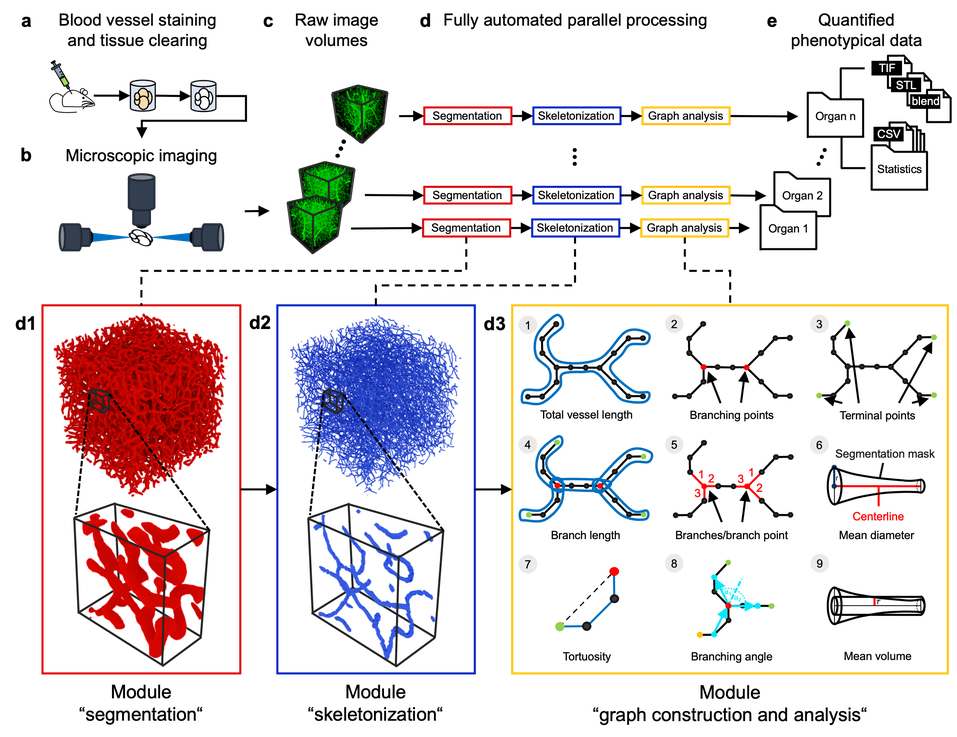
#> input picture imgs/VesselExpress.png, 957 x 737 px, shrunk from 2351 x 1810 before the run
$ python threshold2D.py -i imgs/VesselExpress.png
#> lines starting #> are read from the running program, lines starting #| are printed output that depends on the picture; after the words box and inside, x2 and y2 are one past the last pixel; in counts of white or black regions, pixels touching at a corner belong together
import time
import tifffile
from skimage.filters import threshold_li, frangi, threshold_local
from skimage.morphology import binary_closing, disk, remove_small_objects
from skimage.restoration import denoise_tv_chambolle
import os
import argparse
import matplotlib.pyplot as plt
from skimage import color
import numpy as np

if __name__ == '__main__':
    programStart = time.time()

    parser = argparse.ArgumentParser(description='Computes Li Thresholding on image file of type .jpg')
    parser.add_argument('-i', type=str, help='input jpg image file to process')
    parser.add_argument('-ball_radius', type=int, default=3,
                        help='radius of ball structuring element for morphological closing')
    parser.add_argument('-artifact_size', type=int, default=5,
                        help='size of artifacts to be removed from the binary mask')
    parser.add_argument('-sigma_min', type=float, default=1, help='Frangi sigma_min parameter')
    parser.add_argument('-sigma_max', type=float, default=10, help='Frangi sigma_max parameter')
    parser.add_argument('-sigma_steps', type=float, default=2, help='Frangi sigma_steps parameter')
    parser.add_argument('-alpha', type=float, default=0.5, help='Frangi alpha parameter')
    parser.add_argument('-beta', type=float, default=0.5, help='Frangi beta parameter')
    parser.add_argument('-gamma', type=float, default=15, help='Frangi gamma parameter')
    parser.add_argument('-block_size', type=int, default=137, help='block size for local thrsholding')
    parser.add_argument('-denoise', type=int, default=1, help='set to 1 for prior denoising of image')
    args = parser.parse_args()

    img = plt.imread(args.i)
#> img is the input picture: shape (737, 957, 4) float32; mean R, G, B, A 0.419, 0.39, 0.399, 0.514
    input_file = os.path.abspath(args.i).replace('\\', '/')
    output_dir = os.path.dirname(input_file)

    img = color.rgb2gray(img)
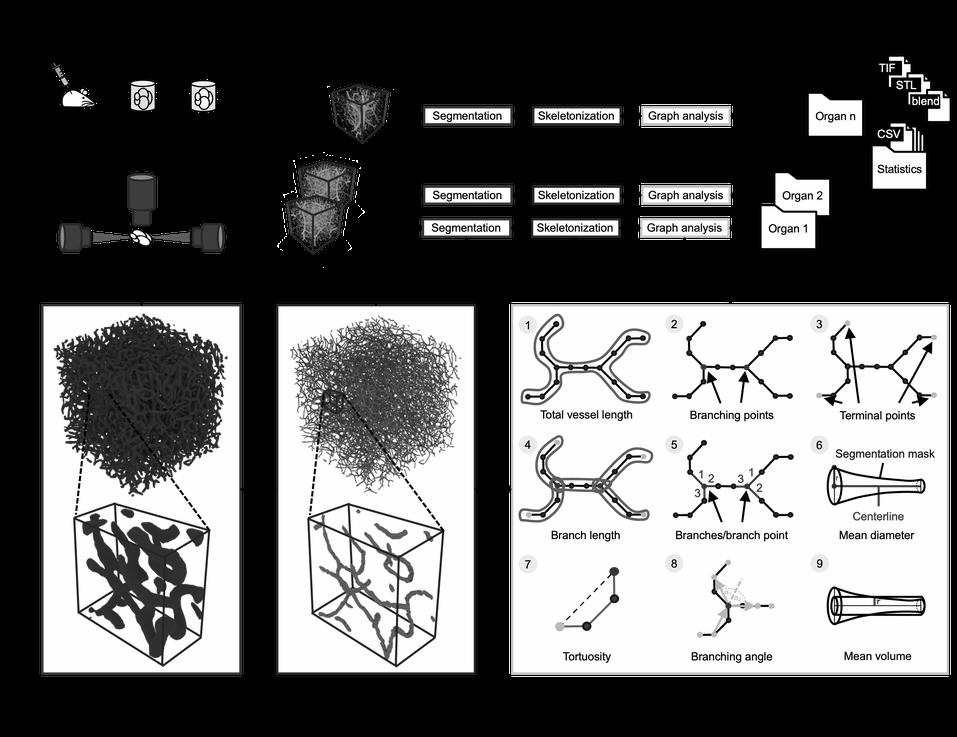
#> img: shape (737, 957) float32; min 0, max 1, mean 0.397
    if args.denoise == 1:
        img = denoise_tv_chambolle(img, weight=0.9)
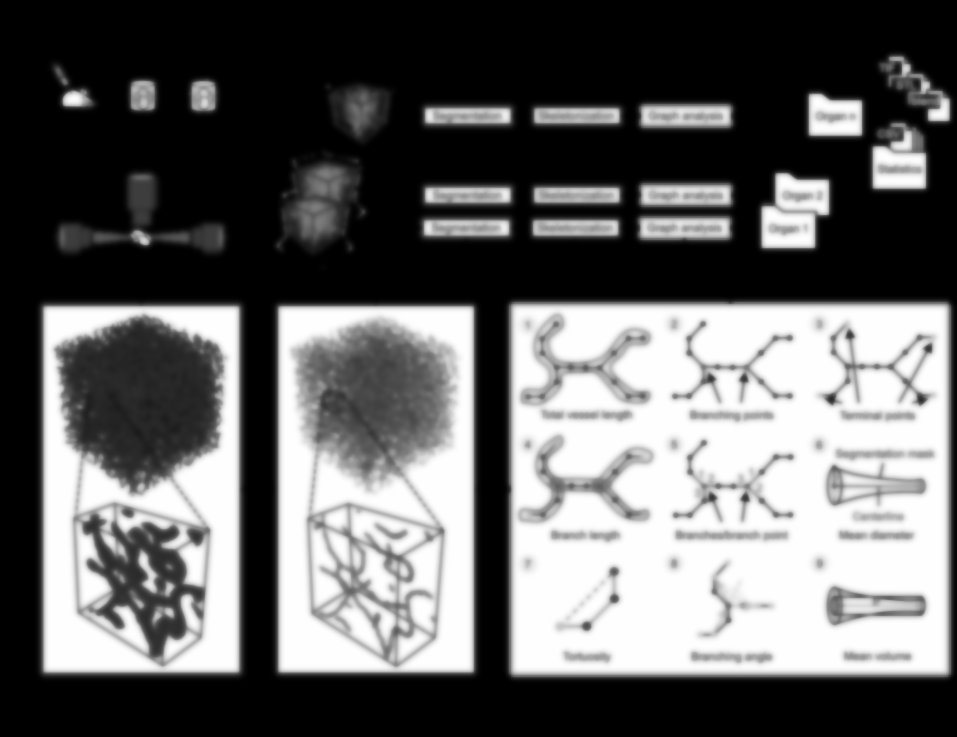
#> img: shape (737, 957) float32; min 0, max 1, mean 0.397
    filtered = frangi(image=img, black_ridges=False, sigmas=np.arange(args.sigma_min, args.sigma_max, args.sigma_steps),
                      alpha=args.alpha, beta=args.beta, gamma=args.gamma, mode='reflect')
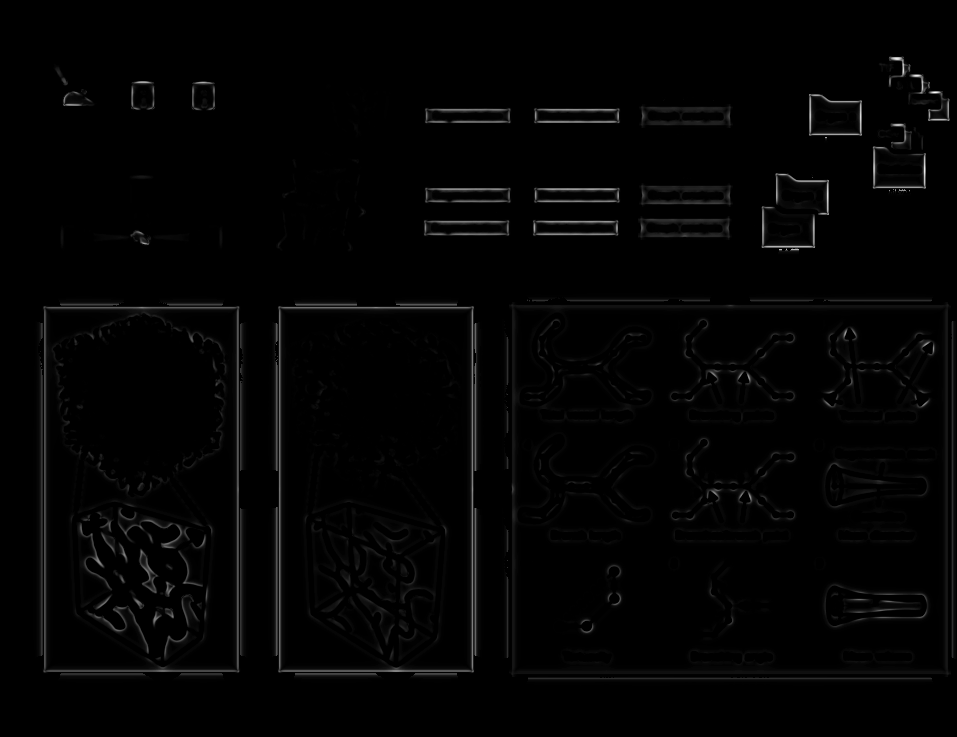
#> filtered: shape (737, 957) float32; min 0, max 1.39e-05, mean 1.94e-07; drawn with min black and max white

    #threshold = threshold_li(filtered)
    threshold = threshold_local(filtered, block_size=args.block_size)
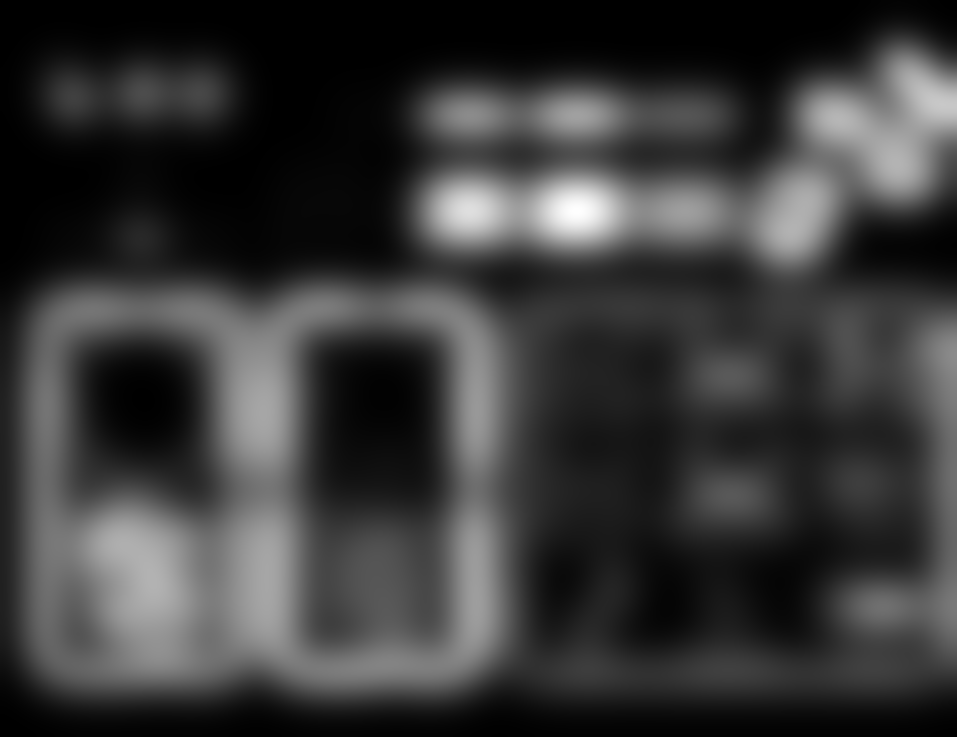
#> threshold: shape (737, 957) float32; min 0, max 8.65e-07, mean 1.94e-07; drawn with min black and max white
    li = filtered > threshold
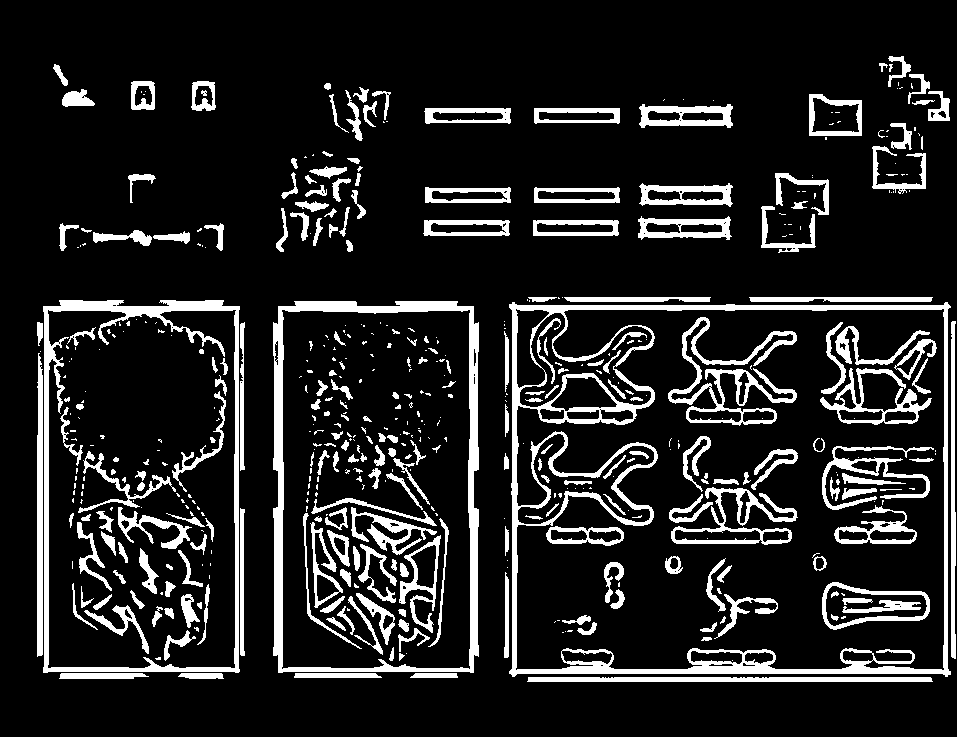
#> li: shape (737, 957) bool; 13.6% white; 514 white regions (271 under 20 px), largest, box (x1, y1, x2, y2) and area: (509, 302, 951, 677) 14735, (273, 301, 479, 673) 8651, (43, 300, 240, 673) 7139

    segmented = binary_closing(li, disk(args.ball_radius))
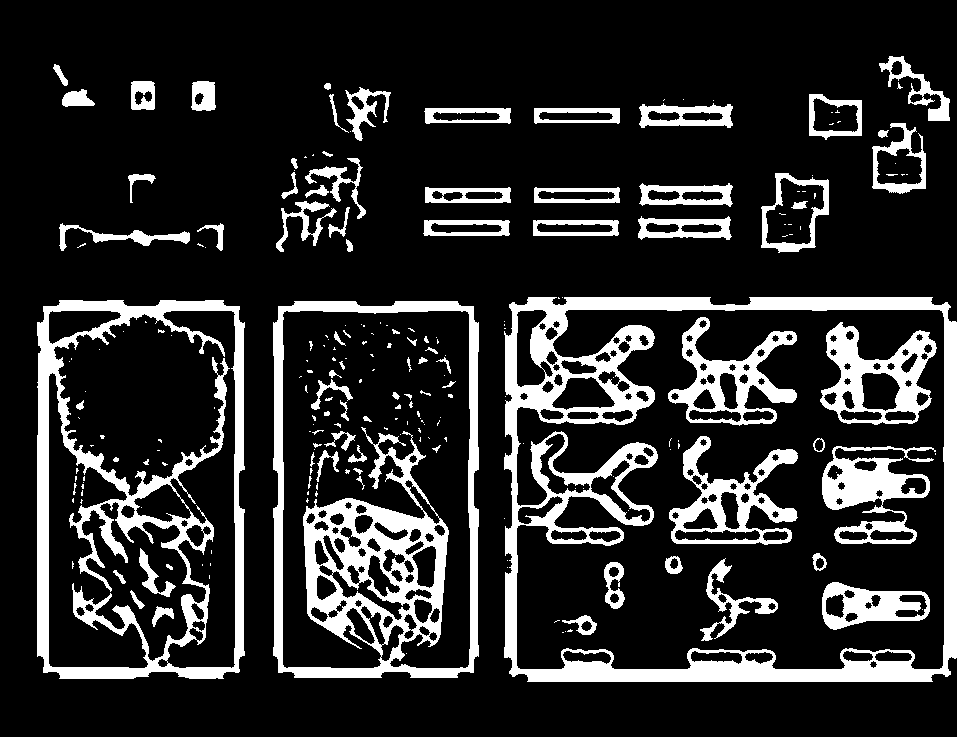
#> segmented: shape (737, 957) bool; 17.3% white; 227 white regions (140 under 20 px), largest, box (x1, y1, x2, y2) and area: (504, 297, 957, 682) 31623, (273, 301, 479, 678) 21821, (37, 300, 245, 679) 20866
    segmented = (remove_small_objects(segmented, args.artifact_size))
#> segmented: shape (737, 957) bool; 17.2% white; 152 white regions (60 under 20 px), largest, box (x1, y1, x2, y2) and area: (504, 297, 957, 682) 31614, (273, 301, 479, 678) 21776, (37, 300, 245, 679) 20734

    tifffile.imsave(output_dir + '/Binary_' + os.path.basename(output_dir) + '.tif', (segmented * 255).astype('uint8'),
                    photometric='minisblack')

    print("Thresholding completed in %0.3f seconds" % (time.time() - programStart))

$ run again, on pipeline.png
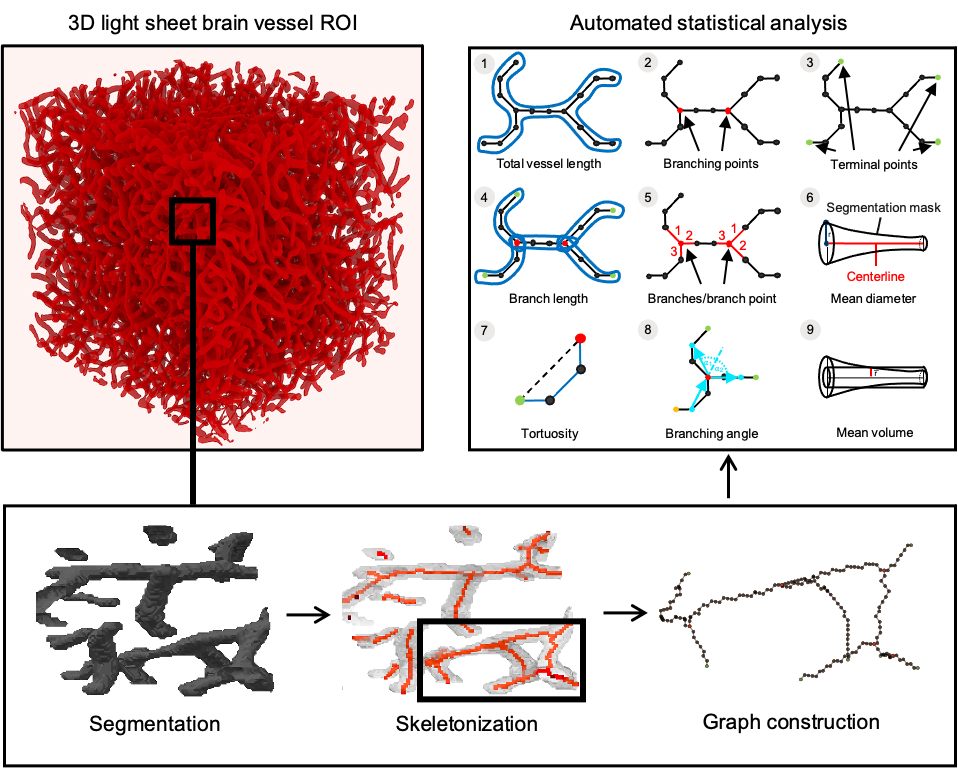
#> input picture pipeline.png, 958 x 770 px
#> img is the input picture: shape (770, 958, 4) float32; mean R, G, B, A 0.87, 0.776, 0.778, 0.998
#> `li = filtered > threshold`:
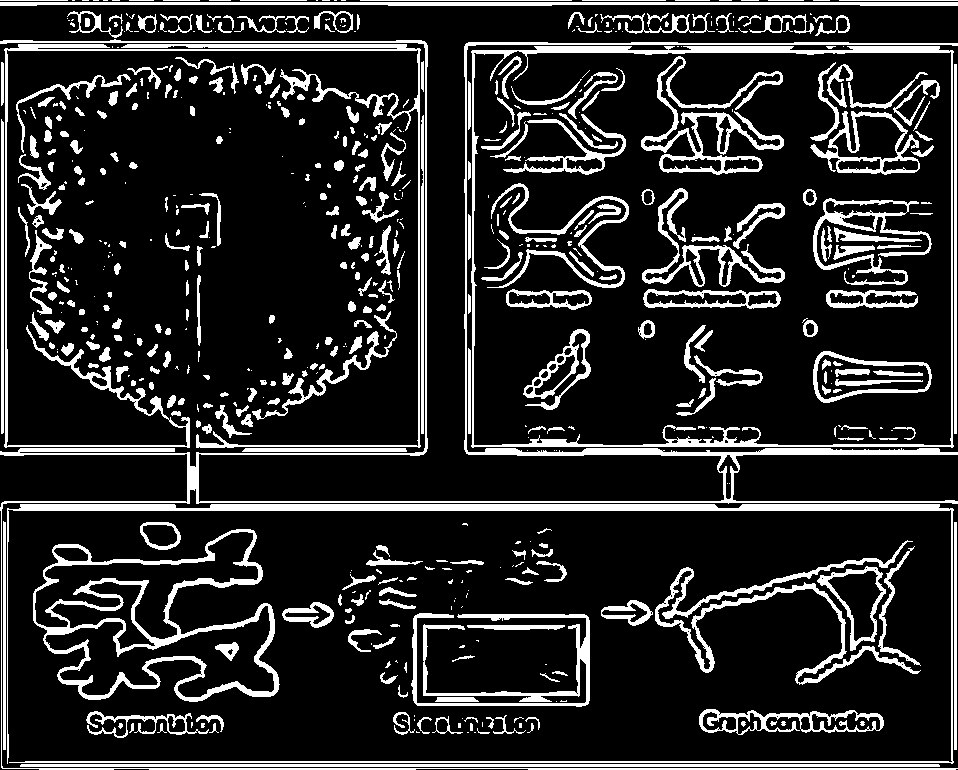
#> li: shape (770, 958) bool; 15.9% white; 597 white regions (246 under 20 px), largest, box (x1, y1, x2, y2) and area: (0, 39, 958, 770) 12732, (7, 504, 954, 764) 8948, (33, 529, 280, 702) 7503
#> `segmented = binary_closing(li, disk(args.ball_radius))`:
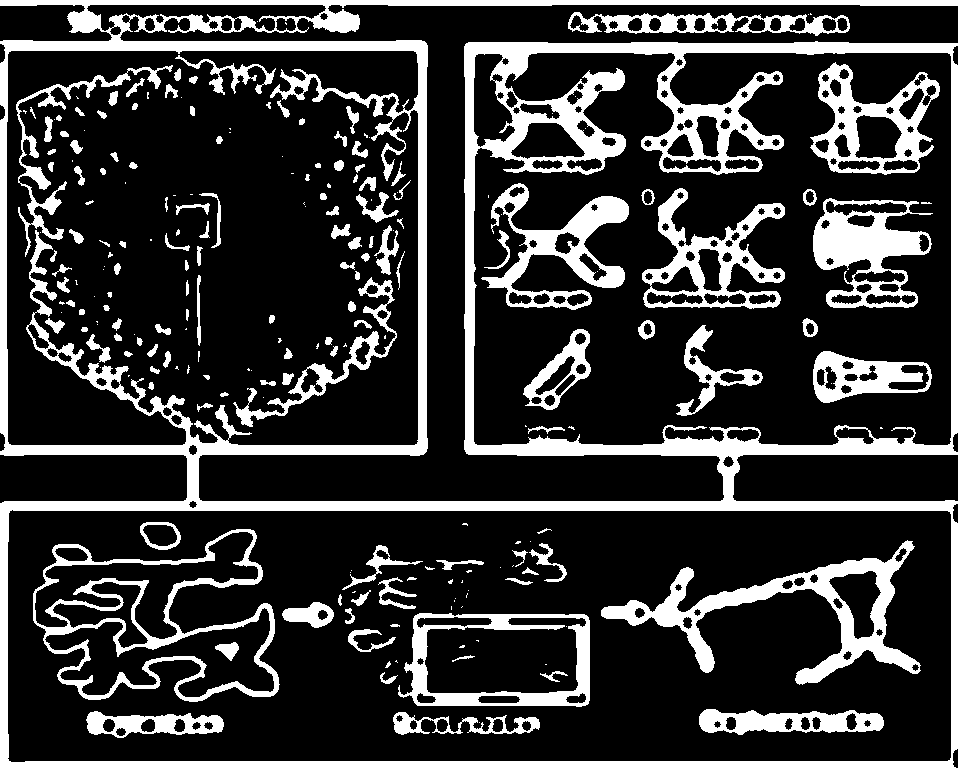
#> segmented: shape (770, 958) bool; 21.9% white; 225 white regions (87 under 20 px), largest, box (x1, y1, x2, y2) and area: (0, 0, 958, 770) 81798, (601, 540, 921, 685) 9586, (33, 529, 280, 702) 7799
